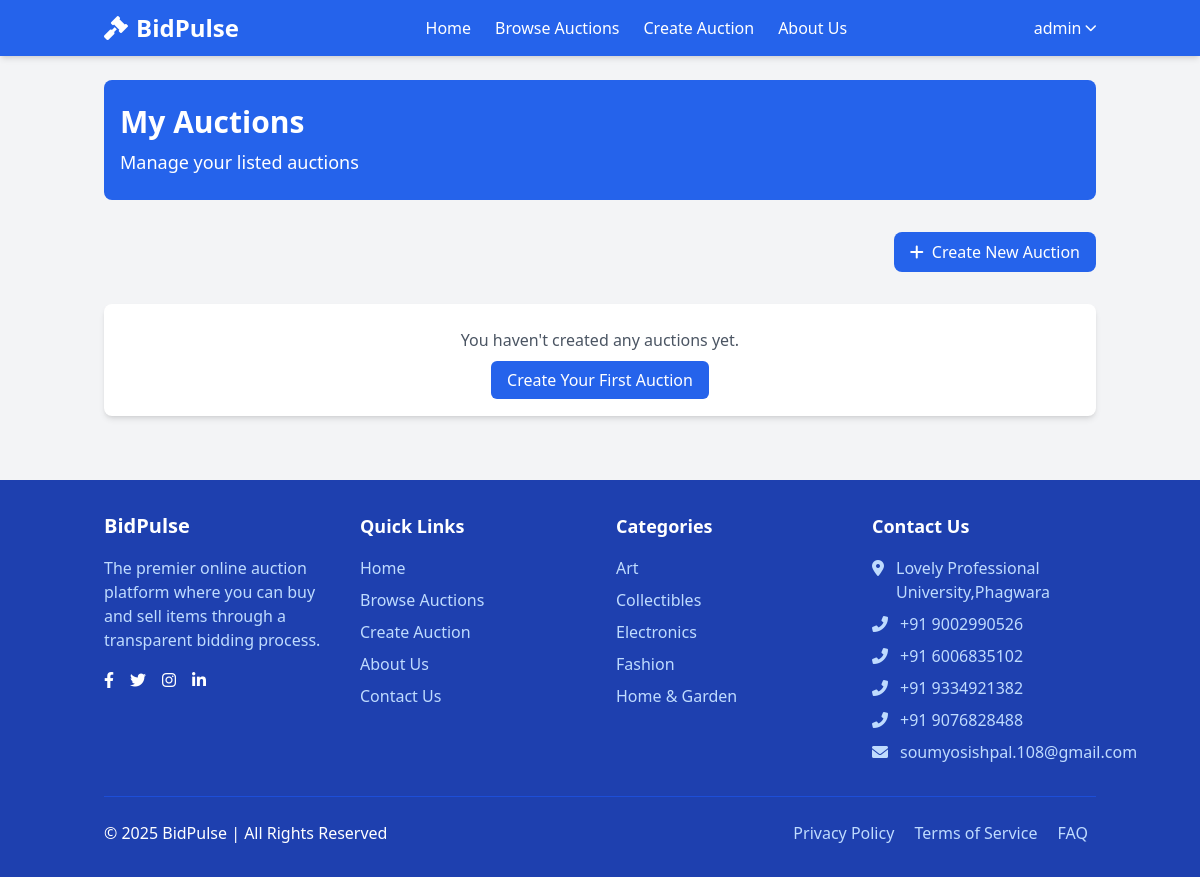
Screenshot of /my_auctions.php (signed in) with the database file from the repository.
### tables this page shows
CREATE TABLE `categories` (
  `category_id` int(11) NOT NULL,
  `name` varchar(50) NOT NULL,
  `description` text DEFAULT NULL,
  `created_at` timestamp NOT NULL DEFAULT current_timestamp()
);

### php/auction_functions.php (called while the page is built, shortened)
<?php
require_once 'config.php';
function get_all_categories() {
    global $conn;
    $query = "SELECT * FROM categories ORDER BY name";
    $result = mysqli_query($conn, $query);
    $categories = [];
    if($result) {
        while($row = mysqli_fetch_assoc($result)) {
            $categories[] = $row;
        }
    }
    return $categories;
}
?>

### my_auctions.php (the view, shortened to what this page needs)
<?php
require_once 'php/config.php';
require_once 'php/auction_functions.php';
include 'php/header.php';
?>
<div class="bg-blue-600 text-white py-6 rounded-lg mb-8">
    <div class="container mx-auto px-4">
        <h1 class="text-3xl font-bold">My Auctions</h1>
        <p class="text-lg mt-2">Manage your listed auctions</p>
    </div>
</div>
<div class="mb-8 flex justify-end">
    <a href="create_auction.php" class="bg-blue-600 text-white py-2 px-4 rounded-lg hover:bg-blue-700 transition flex items-center">
        <i class="fas fa-plus mr-2"></i> Create New Auction
    </a>
</div>
<?php if (empty($auctions)): ?>
<div class="bg-white rounded-lg shadow-md p-6 text-center">
    <p class="text-gray-600 mb-4">You haven't created any auctions yet.</p>
    <a href="create_auction.php" class="bg-blue-600 text-white px-4 py-2 rounded-md hover:bg-blue-700 transition">Create Your First Auction</a>
</div>
<?php endif; ?>
<?php include 'php/footer.php'; ?>

### php/footer.php (shortened to what this page needs)
</main>
    <footer class="bg-blue-800 text-white mt-10">
        <div class="container mx-auto px-4 py-8">
            <div class="grid grid-cols-1 md:grid-cols-4 gap-8">
                <div>
                    <h3 class="text-xl font-semibold mb-4">BidPulse</h3>
                    <p class="text-blue-200 mb-4">The premier online auction platform where you can buy and sell items through a transparent bidding process.</p>
                    <div class="flex space-x-4">
                        <a href="#" class="text-white hover:text-blue-200"><i class="fab fa-facebook-f"></i></a>
                        <a href="#" class="text-white hover:text-blue-200"><i class="fab fa-twitter"></i></a>
                        <a href="#" class="text-white hover:text-blue-200"><i class="fab fa-instagram"></i></a>
                        <a href="https://www.linkedin.com/in/soumyosishpal/" class="text-white hover:text-blue-200"><i class="fab fa-linkedin-in"></i></a>
                    </div>
                </div>
                <div>
                    <h3 class="text-lg font-semibold mb-4">Quick Links</h3>
                    <ul class="space-y-2">
                        <li><a href="index.php" class="text-blue-200 hover:text-white">Home</a></li>
                        <li><a href="browse.php" class="text-blue-200 hover:text-white">Browse Auctions</a></li>
                        <li><a href="create_auction.php" class="text-blue-200 hover:text-white">Create Auction</a></li>
                        <li><a href="about.php" class="text-blue-200 hover:text-white">About Us</a></li>
                        <li><a href="contact.php" class="text-blue-200 hover:text-white">Contact Us</a></li>
                    </ul>
                </div>
                <div>
                    <h3 class="text-lg font-semibold mb-4">Categories</h3>
                    <ul class="space-y-2">
                        <?php
                        require_once 'php/auction_functions.php';
                        $categories = get_all_categories();
                        foreach(array_slice($categories, 0, 5) as $category) {
                            echo '<li><a href="browse.php?category=' . $category['category_id'] . '" class="text-blue-200 hover:text-white">' . $category['name'] . '</a></li>';
                        }
                        ?>
                    </ul>
                </div>
                <div>
                    <h3 class="text-lg font-semibold mb-4">Contact Us</h3>
                    <ul class="space-y-2 text-blue-200">
                        <li class="flex items-start">
                            <i class="fas fa-map-marker-alt mt-1 mr-3"></i>
                            <span>Lovely Professional University,Phagwara</span>
                        </li>
                        <li class="flex items-start">
                            <i class="fas fa-phone-alt mt-1 mr-3"></i>
                            <span>+91 9002990526</span>
                        </li>
                        <li class="flex items-start">
                            <i class="fas fa-phone-alt mt-1 mr-3"></i>
                            <span>+91 6006835102</span>
                        </li>
                        <li class="flex items-start">
                            <i class="fas fa-phone-alt mt-1 mr-3"></i>
                            <span>+91 9334921382</span>
                        </li>
                        <li class="flex items-start">
                            <i class="fas fa-phone-alt mt-1 mr-3"></i>
                            <span>+91 9076828488</span>
                        </li>
                        <li class="flex items-start">
                            <i class="fas fa-envelope mt-1 mr-3"></i>
                            <span>soumyosishpal.108@gmail.com</span>
                        </li>
                    </ul>
                </div>
            </div>
            <div class="border-t border-blue-700 mt-8 pt-6 flex flex-col md:flex-row justify-between items-center">
                <p>© 2025 BidPulse | All Rights Reserved</p>
                <div class="mt-4 md:mt-0">
                    <a href="#" class="text-blue-200 hover:text-white mx-2">Privacy Policy</a>
                    <a href="#" class="text-blue-200 hover:text-white mx-2">Terms of Service</a>
                    <a href="#" class="text-blue-200 hover:text-white mx-2">FAQ</a>
                </div>
            </div>
        </div>
    </footer>
</body>
</html>

### rows the page displays
categories: name "Art"
categories: name "Collectibles"
categories: name "Electronics"
categories: name "Fashion"
categories: name "Home & Garden"

### other values shown
$_SESSION['username'] "admin"
